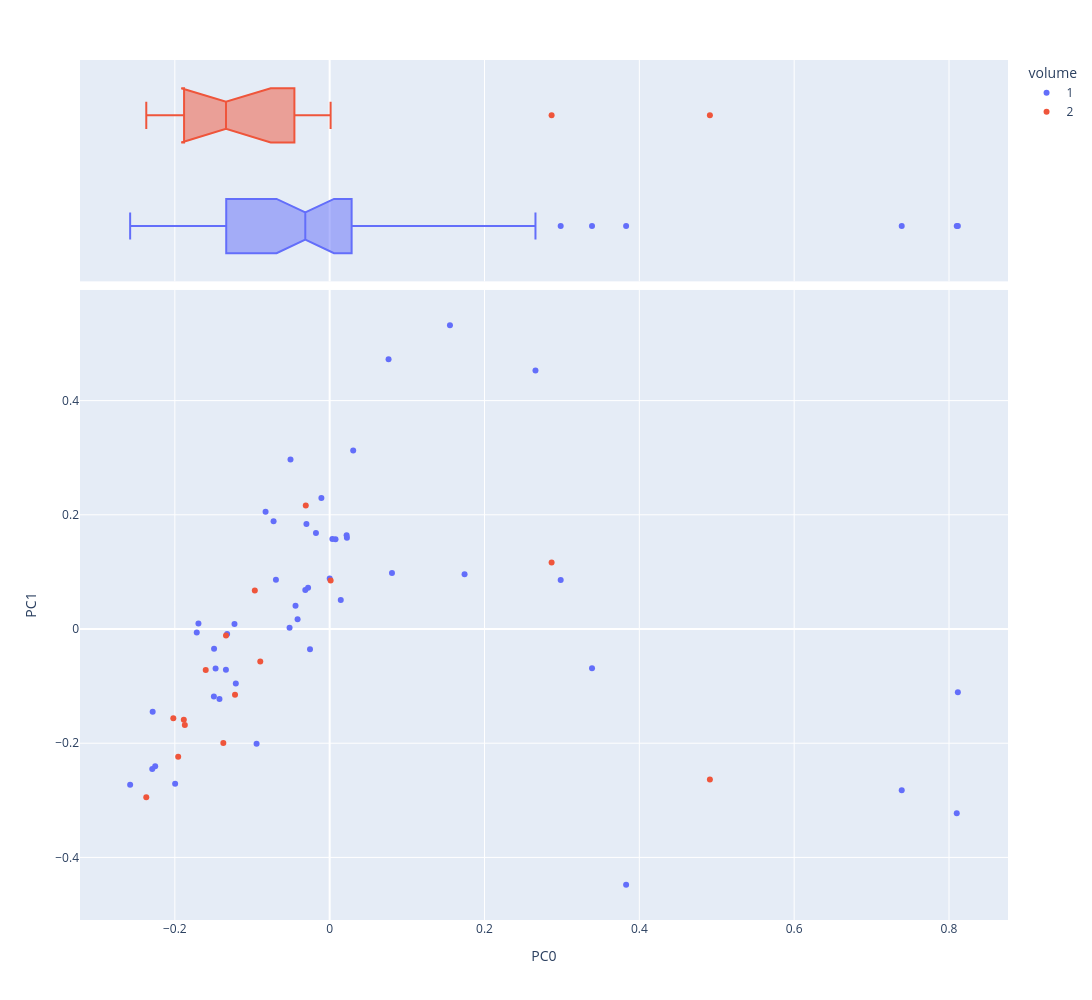

Here is the notebook cell this chart was saved with:
### Markdown cell above
### Visualize PCA 0 and 1

### Code cell
fig1=vis_pcs(0,1,NEW,col='volume')
fig1.write_image('output/p2591-PC1.png')
fig1.show()

### Figure 1 — Plotly figure (JSON) as saved in the notebook; plotly's stock layout.template omitted (floating-point values rounded to 4 significant figures)
{"data": [{"hovertemplate": "<b>%{hovertext}</b><br><br>volume=1<br>PC0=%{x}<br>PC1=%{y}<extra></extra>", "hovertext": ["ASHPUTTEL", "BRIAR ROSE", "CAT AND MOUSE IN PARTNERSHIP", "CAT-SKIN", "CLEVER ELSIE", "CLEVER GRETEL", "CLEVER HANS", "FREDERICK AND CATHERINE", "FUNDEVOGEL", "HANS IN LUCK", "HANSEL AND GRETEL", "JORINDA AND JORINDEL", "KING GRISLY-BEARD", "MOTHER HOLLE", "OLD SULTAN", "RAPUNZEL", "RUMPELSTILTSKIN", "SNOWDROP", "SWEETHEART ROLAND", "THE ADVENTURES OF CHANTICLEER AND PARTLET", "THE DOG AND THE SPARROW", "THE ELVES AND THE SHOEMAKER", "THE FISHERMAN AND HIS WIFE", "THE FOX AND THE CAT", "THE FROG-PRINCE", "THE GOLDEN BIRD", "THE GOLDEN GOOSE", "THE JUNIPER-TREE", "THE LITTLE PEASANT", "THE MISER IN THE BUSH", "THE MOUSE, THE BIRD, AND THE SAUSAGE", "THE OLD MAN AND HIS GRANDSON", "THE PINK", "THE QUEEN BEE", "THE ROBBER BRIDEGROOM", "THE SEVEN RAVENS", "THE STORY OF THE YOUTH WHO WENT FORTH TO LEARN WHAT FEAR WAS", "THE STRAW, THE COAL, AND THE BEAN", "THE THREE LANGUAGES", "THE TRAVELLING MUSICIANS", "THE TWELVE HUNTSMEN", "THE VALIANT LITTLE TAILOR", "THE WEDDING OF MRS. FOX - PART I", "THE WEDDING OF MRS. FOX - PART II", "THE WHITE SNAKE", "THE WOLF AND THE SEVEN LITTLE KIDS", "TOM THUMB"], "legendgroup": "1", "marker": {"color": "#636efa", "symbol": "circle"}, "mode": "markers", "name": "1", "orientation": "v", "showlegend": true, "type": "scatter", "x": [-0.1496, -0.2254, 0.2984, -0.2577, 0.007529, 0.02187, 0.02227, -0.01772, -0.03001, 6.267e-05, -0.0506, -0.05179, -0.2292, 0.07608, 0.2658, -0.134, -0.04409, -0.1493, -0.08277, 0.3389, 0.01435, -0.03148, -0.1473, 0.7389, -0.09439, 0.3829, -0.1324, -0.06941, -0.01067, -0.04144, 0.08048, -0.02788, -0.2286, -0.1212, -0.07245, -0.123, -0.1717, 0.003502, -0.0254, 0.1743, -0.1996, -0.1695, 0.81, 0.8114, -0.1423, 0.1554, 0.03041], "xaxis": "x", "y": [-0.1181, -0.2403, 0.08588, -0.2729, 0.1574, 0.164, 0.1596, 0.1683, 0.1839, 0.08829, 0.2967, 0.002221, -0.2453, 0.4723, 0.4527, -0.07138, 0.04087, -0.03455, 0.2052, -0.06893, 0.05062, 0.0683, -0.069, -0.2824, -0.2008, -0.4479, -0.00885, 0.0864, 0.2293, 0.01702, 0.09806, 0.07243, -0.1448, -0.09537, 0.1888, 0.008828, -0.00633, 0.1578, -0.03526, 0.09582, -0.2712, 0.009682, -0.3227, -0.1107, -0.1227, 0.532, 0.3126], "yaxis": "y"}, {"alignmentgroup": "True", "hovertemplate": "<b>%{hovertext}</b><br><br>volume=1<br>PC0=%{x}<extra></extra>", "hovertext": ["ASHPUTTEL", "BRIAR ROSE", "CAT AND MOUSE IN PARTNERSHIP", "CAT-SKIN", "CLEVER ELSIE", "CLEVER GRETEL", "CLEVER HANS", "FREDERICK AND CATHERINE", "FUNDEVOGEL", "HANS IN LUCK", "HANSEL AND GRETEL", "JORINDA AND JORINDEL", "KING GRISLY-BEARD", "MOTHER HOLLE", "OLD SULTAN", "RAPUNZEL", "RUMPELSTILTSKIN", "SNOWDROP", "SWEETHEART ROLAND", "THE ADVENTURES OF CHANTICLEER AND PARTLET", "THE DOG AND THE SPARROW", "THE ELVES AND THE SHOEMAKER", "THE FISHERMAN AND HIS WIFE", "THE FOX AND THE CAT", "THE FROG-PRINCE", "THE GOLDEN BIRD", "THE GOLDEN GOOSE", "THE JUNIPER-TREE", "THE LITTLE PEASANT", "THE MISER IN THE BUSH", "THE MOUSE, THE BIRD, AND THE SAUSAGE", "THE OLD MAN AND HIS GRANDSON", "THE PINK", "THE QUEEN BEE", "THE ROBBER BRIDEGROOM", "THE SEVEN RAVENS", "THE STORY OF THE YOUTH WHO WENT FORTH TO LEARN WHAT FEAR WAS", "THE STRAW, THE COAL, AND THE BEAN", "THE THREE LANGUAGES", "THE TRAVELLING MUSICIANS", "THE TWELVE HUNTSMEN", "THE VALIANT LITTLE TAILOR", "THE WEDDING OF MRS. FOX - PART I", "THE WEDDING OF MRS. FOX - PART II", "THE WHITE SNAKE", "THE WOLF AND THE SEVEN LITTLE KIDS", "TOM THUMB"], "legendgroup": "1", "marker": {"color": "#636efa", "symbol": "circle"}, "name": "1", "notched": true, "offsetgroup": "1", "showlegend": false, "type": "box", "x": [-0.1496, -0.2254, 0.2984, -0.2577, 0.007529, 0.02187, 0.02227, -0.01772, -0.03001, 6.267e-05, -0.0506, -0.05179, -0.2292, 0.07608, 0.2658, -0.134, -0.04409, -0.1493, -0.08277, 0.3389, 0.01435, -0.03148, -0.1473, 0.7389, -0.09439, 0.3829, -0.1324, -0.06941, -0.01067, -0.04144, 0.08048, -0.02788, -0.2286, -0.1212, -0.07245, -0.123, -0.1717, 0.003502, -0.0254, 0.1743, -0.1996, -0.1695, 0.81, 0.8114, -0.1423, 0.1554, 0.03041], "xaxis": "x2", "yaxis": "y2"}, {"hovertemplate": "<b>%{hovertext}</b><br><br>volume=2<br>PC0=%{x}<br>PC1=%{y}<extra></extra>", "hovertext": ["DOCTOR KNOWALL", "IRON HANS", "LILY AND THE LION", "SNOW-WHITE AND ROSE-RED", "THE BLUE LIGHT", "THE FOUR CLEVER BROTHERS", "THE FOX AND THE HORSE", "THE GOOSE-GIRL", "THE KING OF THE GOLDEN MOUNTAIN", "THE RAVEN", "THE SALAD", "THE TURNIP", "THE TWELVE DANCING PRINCESSES", "THE WATER OF LIFE", "THE WILLOW-WREN AND THE BEAR"], "legendgroup": "2", "marker": {"color": "#EF553B", "symbol": "circle"}, "mode": "markers", "name": "2", "orientation": "v", "showlegend": true, "type": "scatter", "x": [0.001226, -0.1884, -0.1871, -0.03086, -0.1601, -0.1223, 0.4912, -0.1373, -0.2019, -0.1339, -0.0967, -0.08962, -0.1957, -0.2369, 0.2867], "xaxis": "x", "y": [0.08474, -0.1589, -0.168, 0.2163, -0.07192, -0.1154, -0.2638, -0.1995, -0.1561, -0.01123, 0.06734, -0.05711, -0.2238, -0.2948, 0.1166], "yaxis": "y"}, {"alignmentgroup": "True", "hovertemplate": "<b>%{hovertext}</b><br><br>volume=2<br>PC0=%{x}<extra></extra>", "hovertext": ["DOCTOR KNOWALL", "IRON HANS", "LILY AND THE LION", "SNOW-WHITE AND ROSE-RED", "THE BLUE LIGHT", "THE FOUR CLEVER BROTHERS", "THE FOX AND THE HORSE", "THE GOOSE-GIRL", "THE KING OF THE GOLDEN MOUNTAIN", "THE RAVEN", "THE SALAD", "THE TURNIP", "THE TWELVE DANCING PRINCESSES", "THE WATER OF LIFE", "THE WILLOW-WREN AND THE BEAR"], "legendgroup": "2", "marker": {"color": "#EF553B", "symbol": "circle"}, "name": "2", "notched": true, "offsetgroup": "2", "showlegend": false, "type": "box", "x": [0.001226, -0.1884, -0.1871, -0.03086, -0.1601, -0.1223, 0.4912, -0.1373, -0.2019, -0.1339, -0.0967, -0.08962, -0.1957, -0.2369, 0.2867], "xaxis": "x2", "yaxis": "y2"}], "layout": {"height": 1000, "legend": {"title": {"text": "volume"}, "tracegroupgap": 0}, "margin": {"t": 60}, "width": 1200, "xaxis": {"anchor": "y", "domain": [0, 1], "title": {"text": "PC0"}}, "xaxis2": {"anchor": "y2", "domain": [0, 1], "matches": "x", "showgrid": true, "showticklabels": false}, "yaxis": {"anchor": "x", "domain": [0, 0.7326], "title": {"text": "PC1"}}, "yaxis2": {"anchor": "x2", "domain": [0.7426, 1], "matches": "y2", "showgrid": false, "showline": false, "showticklabels": false, "ticks": ""}}}
